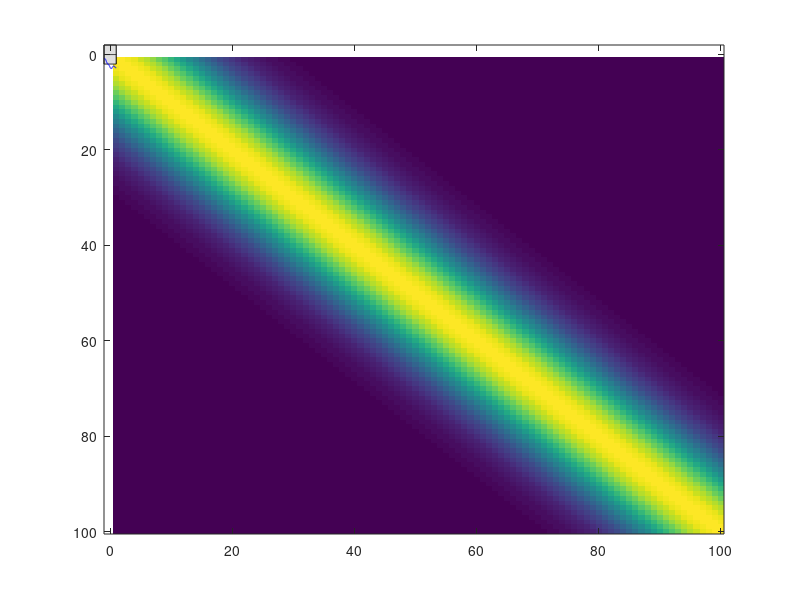

Here is the MATLAB script that generated this plot: (Note: this script raises an error after producing the figure.)
clear 
clc
close all
%% Defining a Prior 
% Defining the mean function
meanFunction = @(x) 0*x; % zero mean function

% Defining a covariance function
covarianceFunction = @(theta, x1, x2) ...
                            (theta(1).^2*exp(-(x1 - x2)^2/(2*theta(2)^2))); % Standard exponential covariance function
theta = [1, 0.2];
                        
%% Plotting the Gram Matrix
N = 100; % Number of testing points
xStar = linspace(-1, 1, N)'; % Input training points

meanVector = meanFunction(xStar);

for i=1:N
    for j=1:N
        gramMatrix(i, j) = covarianceFunction(theta, xStar(i), xStar(j));
    end
end

% Visualizing the Gram matrix
imagesc(gramMatrix);

%% Sampling functions from the Prior

% Plotting the variance of Prior
f = [meanVector+2*sqrt(diag(gramMatrix)); flipdim(meanVector-2*sqrt(diag(gramMatrix)),1)];
hold on; fill([xStar; flipdim(xStar,1)], f, [7 7 7]/8)

% Plotting the mean of prior
hold on; plot(xStar, meanVector, 'k');

% Tip: add a jitter term to the gram matrix so that matrix inversion is numerically stable
jitter = 10^(-6); 

% The cholesky decomposition
L = chol(gramMatrix + eye(N)*jitter);
randomFunction = meanVector + L'*rand(N, 1);

hold on; plot(xStar, randomFunction, 'b');

%% Evaluating the posterior
x = [-0.5, 1/3, 2/3]';
y = [0, 0.5, 0.5]';

gramMatrixXstarX = evaluateGramMatrix(covarianceFunction, theta, xStar, x);
gramMatrixXX = evaluateGramMatrix(covarianceFunction, theta, x, x);
gramMatrixXstarXstar = evaluateGramMatrix(covarianceFunction, theta, xStar, xStar);

meanPosterior = gramMatrixXstarX*inv(gramMatrixXX)*y;
covariancePosterior = gramMatrixXstarXstar - gramMatrixXstarX*inv(gramMatrixXX)*gramMatrixXstarX';

% Plotting mean, variance and sample of the posterior
% Plotting the variance of Prior
f = [meanPosterior+2*sqrt(diag(covariancePosterior)); flipdim(meanPosterior-2*sqrt(diag(covariancePosterior)),1)];
hold on; fill([xStar; flipdim(xStar,1)], f, [7 7 7]/8)

% Plotting the mean of prior
hold on; plot(xStar, meanPosterior, 'k');

% Tip: add a jitter term to the gram matrix so that matrix inversion is numerically stable
jitter = 10^(-6);
L = chol(covariancePosterior + eye(N)*jitter);
randomFunction =meanPosterior  + L'*rand(N, 1);
hold on; plot(xStar, randomFunction, 'b');

% Plotting the data
hold on; plot(x, y, '*');

%% Optimizing hyper parameters
% Definition of dataset D2
f = @(x)sin(5*pi*x)./(5*pi*x);
noise = 0.1;
nData = 20;
xData = linspace(-1, 1, nData)';
yData = f(xData) + noise*2*rand(nData, 1);

theta = [1, 0.2, 0.1];
% Amplitude hyp = 1
% Length Scale = 0.2
% Noise  = 0.1

options = optimoptions('fminunc','GradObj','off', 'MaxIter', 100); % indicate gradient is provided 
optimizedTheta = fminunc(@(x) -1*logMarginalLikelihood(x, covarianceFunction, xData, yData), theta, options);
